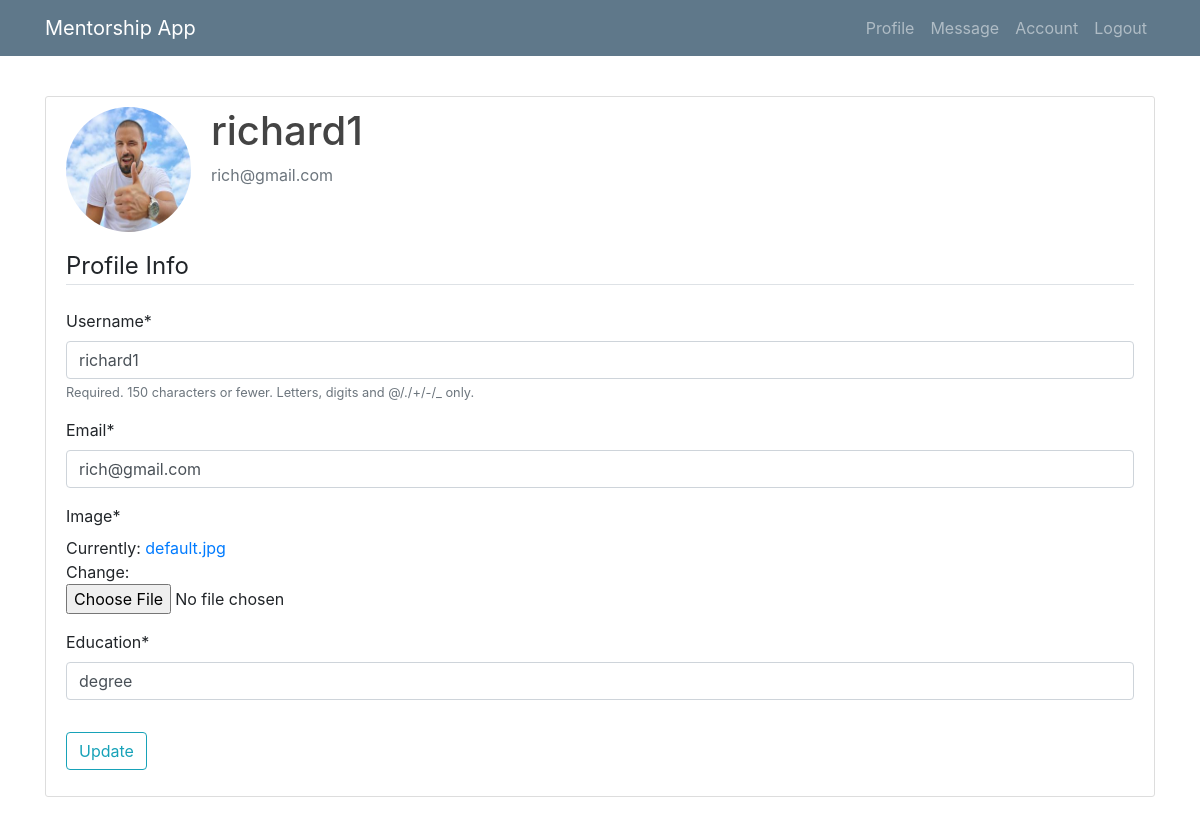
The app's page /profile1/ (signed in), older data.
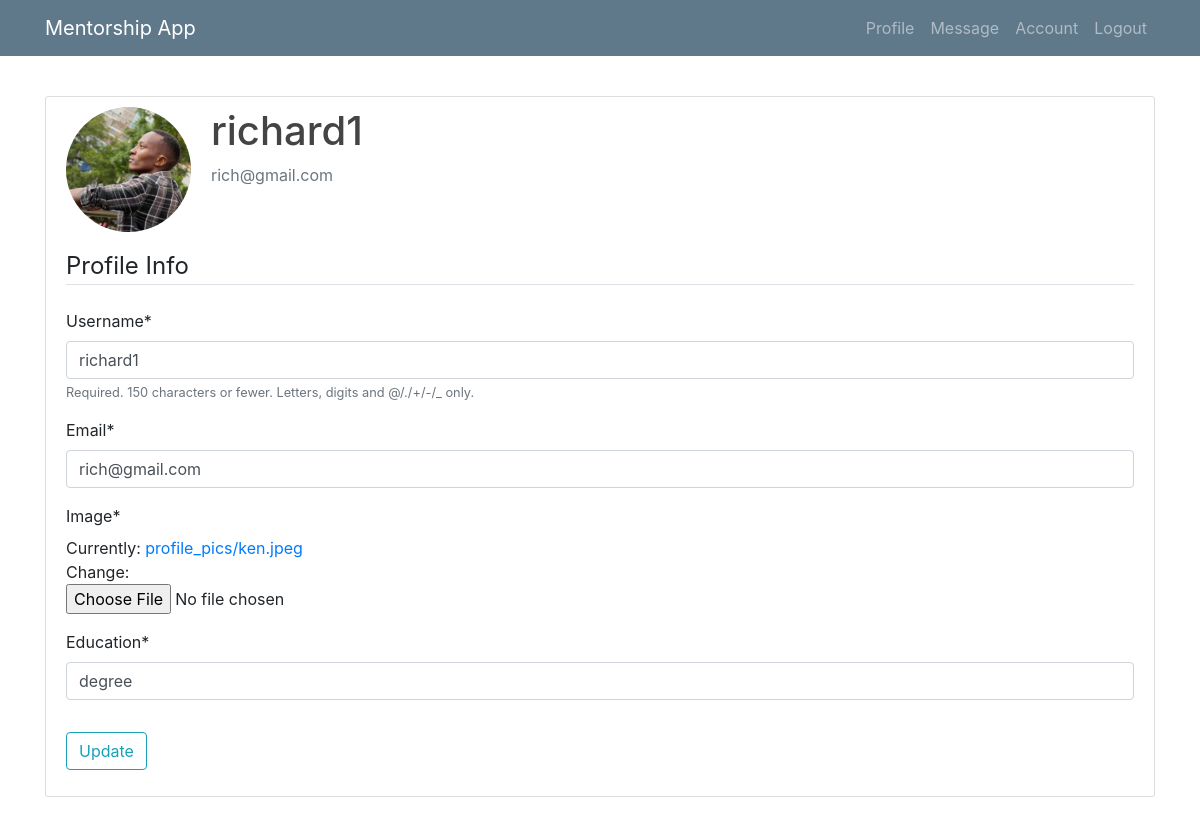
The same page, newer data.
### mentee/models.py (models this page shows, shortened)
class User(AbstractUser):
    is_mentee = models.BooleanField(default=False)
    is_mentor = models.BooleanField(default=False)

class Profile(models.Model):
    user = models.OneToOneField(User, on_delete=models.CASCADE)
    image = models.ImageField(default='default.jpg', upload_to='profile_pics')
    education = models.CharField(default='degree', max_length=100)

### mentee/views/mentor.py (the view)
# urls.py: path('profile1/', mentor.profile1, name="profile1"),
def profile1(request):
    if not request.user.is_mentor:
        return redirect('home')
    if request.method == 'POST':
        u_form = UserUpdateForm(request.POST, instance=request.user)
        p_form = ProfileUpdateForm(request.POST, request.FILES, instance=request.user.profile)
        if u_form.is_valid() and p_form.is_valid():
            u_form.save()
            p_form.save()
            messages.success(request, f'Your account has been Updated!')
            return redirect('profile1')
    else:
        u_form = UserUpdateForm(instance=request.user)
        p_form = ProfileUpdateForm(instance=request.user.profile)
    context = {
        'u_form': u_form,
        'p_form': p_form
    }
    return render(request, 'mentor/profile1.html', context)

### mentee/forms.py
class UserUpdateForm(forms.ModelForm):
    email = forms.EmailField()
    class Meta:
        model = User
        fields = ['username', 'email']

class ProfileUpdateForm(forms.ModelForm):
    class Meta:
        model = Profile
        fields = ['image','education']

### mentee/templates/mentor/profile1.html (shortened to what this page needs)
{% extends 'mentor/base1.html' %}
{% load crispy_forms_tags %}
{% block content %}
<br><br><br><br>
   <div class="content-section">
      <div class="media">
         <img class="rounded-circle account-img" src="{{ user.profile.image.url }}">
         <div class="media-body">
            <h2 class="account-heading">{{ user.username }}</h2>
            <p class="text-secondary">{{ user.email }}</p>
         </div>
      </div>
      <form method="POST" enctype="multipart/form-data">
            <fieldset class="form-group">
                <legend class="border-bottom mb-4">Profile Info</legend>
                {{ u_form|crispy }}
                {{ p_form|crispy }}
            </fieldset>
            <div class="form-group">
                <button class="btn btn-outline-info" type="submit">Update</button>
            </div>
        </form>
   </div>
{% endblock %}

Row changes from the older to the newer data that the page shows:
changed through a linked row, User "richard1": profile.image: picture added in place of a placeholder
Text that changed along with them:
text no longer shown: "Image * Currently: default.jpg Change: Education *"
text now shown: "Image * Currently: profile_pics/ken.jpeg Change: Education *"
